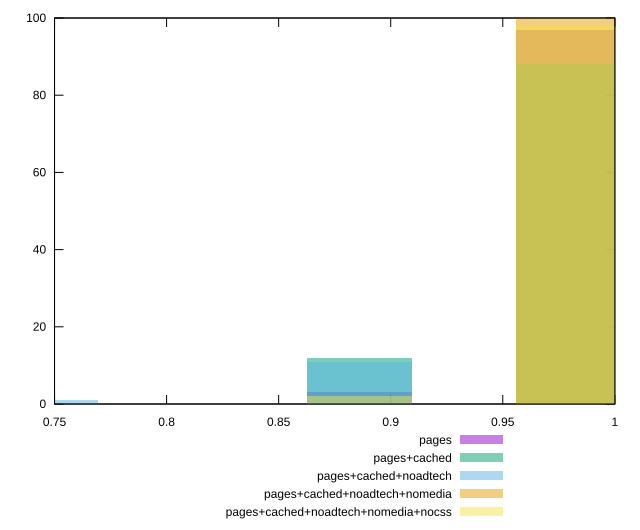

gnuplot code for this plot:
reset

$pages <<EOF
0.8861550643783902 3
0.9794345448392734 97
EOF

$pagesCached <<EOF
0.9794345448392734 88
0.8861550643783902 12
EOF

$pagesCachedNoadtech <<EOF
0.9794345448392734 88
0.8861550643783902 11
0.7462358436870654 1
EOF

$pagesCachedNoadtechNomedia <<EOF
0.9794345448392734 100
EOF

$pagesCachedNoadtechNomediaNocss <<EOF
0.9794345448392734 98
0.8861550643783902 2
EOF

set key outside below
set boxwidth 0.04663974023044159
set xrange [0.75:1]
set yrange [0:100]
set trange [0:100]
set style fill transparent solid 0.5 noborder
set terminal svg size 640, 530 enhanced background rgb 'white'
set output "report_00023_2021-02-20T12:14:57.249Z/unminified-javascript/comparison/histogram/all_score.svg"

plot $pages title "pages" with boxes, \
     $pagesCached title "pages+cached" with boxes, \
     $pagesCachedNoadtech title "pages+cached+noadtech" with boxes, \
     $pagesCachedNoadtechNomedia title "pages+cached+noadtech+nomedia" with boxes, \
     $pagesCachedNoadtechNomediaNocss title "pages+cached+noadtech+nomedia+nocss" with boxes

reset
